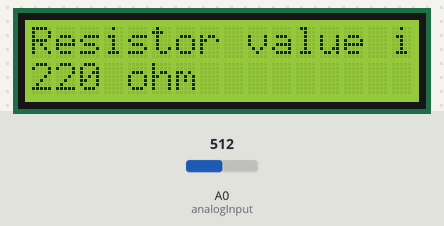
Bench run of a sketch on a simulated Arduino Uno, built with avr-gcc and run on an emulated ATmega328P. Parts: 16×2 character LCD. The test bench sets the inputs (shaded band); at power-on: A0 (analogInput) = 512.

Above: at 3.8 s.
3.9 s: A0 (analogInput) set to 716
At 7.0 s:
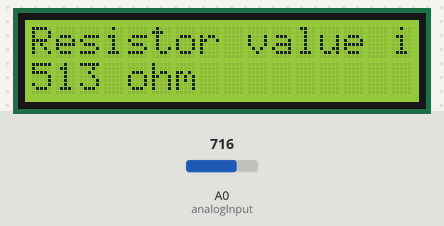
7.9 s: A0 (analogInput) set to 900
At 10.3 s:
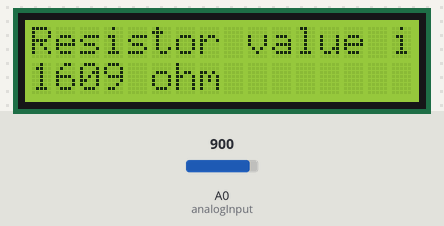
11.9 s: A0 (analogInput) set to 1023
At 13.4 s:
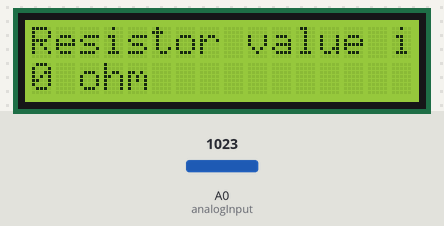
Timing chart, 0 to 14.9 s (numbered marks = the images above; inputs shaded):
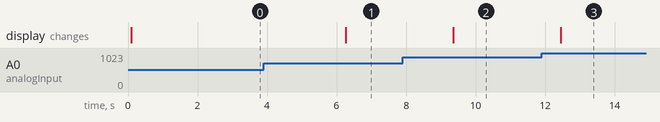

Measured:
- after the input at 3.9 s, the display: changes after 2.4 s (image 1)
- after the input at 7.9 s, the display: changes after 1.5 s (image 2)
- after the input at 11.9 s, the display: changes after 0.55 s (image 3)

The sketch:

OhmMeter.ino
```cpp
/*
The program reads the analog values of A0. These values are in the range of 0-1023.
*/

#include <LiquidCrystal_I2C.h>
#include <LCD.h>

#define analogInput A0
#define R1 220
#define vin 5
#define BACKLIGHT_PIN 3
#define En_pin             2
#define Rw_pin             1
#define Rs_pin             0
#define D4_pin             4
#define D5_pin             5
#define D6_pin             6
#define D7_pin             7

LiquidCrystal_I2C lcd(0x27, En_pin,Rw_pin,Rs_pin,D4_pin,D5_pin,D6_pin,D7_pin);

void setup() {

  Serial.begin(9600);

}

void loop() {
  int sensorValue=analogRead(analogInput);
  float voltage=sensorValue*(5.0/1023.0);
  screen(String(resistance(voltage)));
  delay(3000);
}

int resistance(float vout){
  return R1*(1/(vin/vout-1));
}

void screen(String text){
  //Define the LCD as 16 column by 2 rows
    lcd.begin (16,2);

    //Switch on the backlight
    lcd.setBacklightPin(BACKLIGHT_PIN,POSITIVE);
    lcd.setBacklight(HIGH);

    //goto first column (column 0) and first line (Line 0)
    lcd.setCursor(0,0);

    //Print at cursor Location
    lcd.print("Resistor value is: ");

    //goto second column and first line
    lcd.setCursor(0,1);
    lcd.print(text);
    lcd.print(" ohm");

}
```
